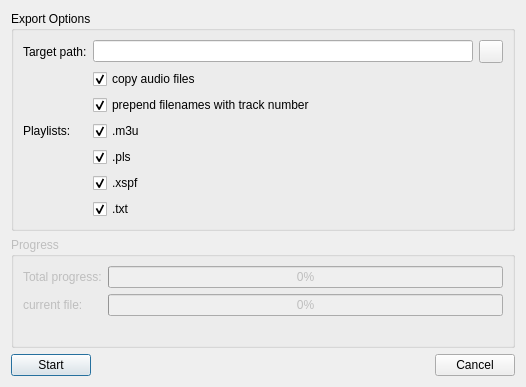
<?xml version="1.0" encoding="UTF-8"?>
<ui version="4.0">
 <class>PlaylistExport</class>
 <widget class="QDialog" name="PlaylistExport">
  <property name="geometry">
   <rect>
    <x>0</x>
    <y>0</y>
    <width>526</width>
    <height>370</height>
   </rect>
  </property>
  <property name="windowTitle">
   <string>Export Playlist</string>
  </property>
  <layout class="QVBoxLayout" name="verticalLayout_3">
   <item>
    <widget class="QGroupBox" name="optionsGroupBox">
     <property name="title">
      <string>Export Options</string>
     </property>
     <layout class="QVBoxLayout" name="verticalLayout">
      <item>
       <layout class="QFormLayout" name="formLayout">
        <item row="0" column="0">
         <widget class="QLabel" name="label">
          <property name="text">
           <string>Target path:</string>
          </property>
         </widget>
        </item>
        <item row="0" column="1">
         <layout class="QHBoxLayout" name="horizontalLayout">
          <item>
           <widget class="QLineEdit" name="target_path"/>
          </item>
          <item>
           <widget class="QToolButton" name="selectTargetPath">
            <property name="text">
             <string/>
            </property>
            <property name="icon">
             <iconset resource="../../resources.qrc">
              <normaloff>:/icons/resources/fileopen.png</normaloff>:/icons/resources/fileopen.png</iconset>
            </property>
           </widget>
          </item>
         </layout>
        </item>
        <item row="1" column="1">
         <widget class="QCheckBox" name="copy_audio_files">
          <property name="text">
           <string>copy audio files</string>
          </property>
          <property name="checked">
           <bool>true</bool>
          </property>
         </widget>
        </item>
        <item row="2" column="1">
         <widget class="QCheckBox" name="prepend_tracknumber">
          <property name="text">
           <string>prepend filenames with track number</string>
          </property>
          <property name="checked">
           <bool>true</bool>
          </property>
         </widget>
        </item>
        <item row="3" column="0">
         <widget class="QLabel" name="label_2">
          <property name="text">
           <string>Playlists:</string>
          </property>
         </widget>
        </item>
        <item row="3" column="1">
         <widget class="QCheckBox" name="export_m3u">
          <property name="text">
           <string>.m3u</string>
          </property>
          <property name="checked">
           <bool>true</bool>
          </property>
         </widget>
        </item>
        <item row="4" column="1">
         <widget class="QCheckBox" name="export_pls">
          <property name="text">
           <string>.pls</string>
          </property>
          <property name="checked">
           <bool>true</bool>
          </property>
         </widget>
        </item>
        <item row="5" column="1">
         <widget class="QCheckBox" name="export_xspf">
          <property name="text">
           <string>.xspf</string>
          </property>
          <property name="checked">
           <bool>true</bool>
          </property>
         </widget>
        </item>
        <item row="6" column="1">
         <widget class="QCheckBox" name="export_txt">
          <property name="text">
           <string>.txt</string>
          </property>
          <property name="checked">
           <bool>true</bool>
          </property>
         </widget>
        </item>
       </layout>
      </item>
     </layout>
    </widget>
   </item>
   <item>
    <widget class="QGroupBox" name="progressGroupBox">
     <property name="enabled">
      <bool>false</bool>
     </property>
     <property name="title">
      <string>Progress</string>
     </property>
     <layout class="QVBoxLayout" name="verticalLayout_2">
      <item>
       <layout class="QFormLayout" name="formLayout_2">
        <item row="0" column="0">
         <widget class="QLabel" name="label_3">
          <property name="text">
           <string>Total progress:</string>
          </property>
         </widget>
        </item>
        <item row="0" column="1">
         <widget class="QProgressBar" name="progress_total">
          <property name="value">
           <number>0</number>
          </property>
         </widget>
        </item>
        <item row="1" column="0">
         <widget class="QLabel" name="label_4">
          <property name="text">
           <string>current file:</string>
          </property>
         </widget>
        </item>
        <item row="1" column="1">
         <widget class="QProgressBar" name="progress_file">
          <property name="value">
           <number>0</number>
          </property>
         </widget>
        </item>
        <item row="2" column="1">
         <widget class="QLabel" name="current_file">
          <property name="text">
           <string/>
          </property>
         </widget>
        </item>
       </layout>
      </item>
     </layout>
    </widget>
   </item>
   <item>
    <layout class="QHBoxLayout" name="horizontalLayout_4">
     <item>
      <widget class="QPushButton" name="okButton">
       <property name="text">
        <string>Start</string>
       </property>
       <property name="icon">
        <iconset resource="../../resources.qrc">
         <normaloff>:/icons/resources/button_ok.png</normaloff>:/icons/resources/button_ok.png</iconset>
       </property>
      </widget>
     </item>
     <item>
      <spacer name="horizontalSpacer_4">
       <property name="orientation">
        <enum>Qt::Horizontal</enum>
       </property>
       <property name="sizeHint" stdset="0">
        <size>
         <width>40</width>
         <height>20</height>
        </size>
       </property>
      </spacer>
     </item>
     <item>
      <widget class="QPushButton" name="cancelButton">
       <property name="text">
        <string>Cancel</string>
       </property>
       <property name="icon">
        <iconset resource="../../resources.qrc">
         <normaloff>:/icons/resources/cancel.png</normaloff>:/icons/resources/cancel.png</iconset>
       </property>
      </widget>
     </item>
    </layout>
   </item>
  </layout>
 </widget>
 <resources>
  <include location="../../resources.qrc"/>
 </resources>
 <connections/>
</ui>
